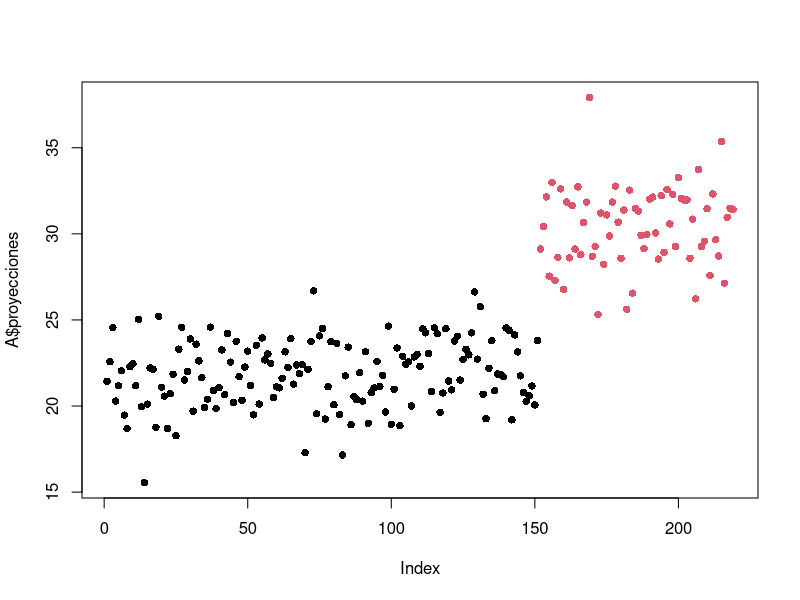

The R source for this figure:
rm(list=ls())

# Cargar la base de datos y la libreria #
library(MASS)
library(palmerpenguins)
datos = as.data.frame(palmerpenguins::penguins)[,-c(2,7,8)]
datos1 = datos[is.na(datos$bill_length_mm)==F, ]
datos2 = datos1[datos1$species!="Gentoo",]
datos2$species = as.factor(as.character(datos2$species))
# Aplicar el LDA que viene de formulazo #
modelo = lda(species~.,datos1)
modelo

#### Expansión limpia del programa para hacer LDA multiclases ####
# Generar la matriz #
X = datos2[,-1]
Y = datos2[,1]

# Armar la base #
CPR = c(40, 11.1, 30.0, 21.4, 10.7, 3.4, 42.0, 31.1, 50, 60.4, 45.7, 17.3)
Temp = c(36.0, 37.2, 36.5, 39.4, 39.6, 40.7, 37.6, 42.2, 38.5, 39.4, 38.6, 42.7)
Label = c('viral', 'viral', 'viral', 'viral', 'viral', 'viral', 'Bacterial', 'Bacterial', 'Bacterial', 'Bacterial', 'Bacterial', 'Bacterial')
datos = data.frame(CPR,Temp,Label)
X = datos[,1:2]
Y = datos[,3]

X = datos1[,-1]
Y = datos1[,1]

X = datos2[,-1]
Y = datos2[,1]
dim(X)

LDA = function(X,Y){
  # Entra la matriz X
  X = as.matrix(X)
  #### Generar la matriz de medias ####
  nc = ncol(X) # Numero P de variables
  clas = unique(Y) # K Clases
  nr = length(clas)  # Cantidad K de clases
  medias = matrix(0,nr,nc) # Matriz de medias vacia
  Sw = matrix(0,nc,nc) # Matriz de varianza Sw vacia
  for(i in 1:nr){
    # Separar los datos por clase #
    mini1 = X[Y==clas[i],] # Subconjunto para la clase k-esima
    # Calcular las medias
    medias[i,] = colMeans(mini1) # Vector de medias K-esimo
    # Calcular las matrices de covarianzas
    Sn = (t(mini1)-medias[i,]) %*% t(t(mini1)-medias[i,]) #Matriz de varianza k-esima
    # Acumuar la varianza
    Sw = Sw + Sn # Matriz de dispersión dentro de la clase
  }
  # Dispersión total de los datos # 
  m = colMeans(X) # Vector de medias global
  St = (t(X)-m) %*% t(t(X)-m)
  # Varianza entre clases de la matriz #
  Sb = St-Sw
  # Armando la matriz de varianzas invertidas
  S =  solve(Sw) %*% Sb
  # Calcular los eigenvalores de la matriz
  A = eigen(S)
  # Varianza explicada con los eigenvalores
  VE = round(100*A$values/sum(A$values),4)
  # Eigenvectores para proyectar los datos en el nuevo espacio de k-1 dimensiones
  DS = (VE>0.0001)
  # Vectores seleccionados
  SV = t(t(A$vectors[,DS]))
  # Crear el vector de proyecciones k-1 dimensional
  Z = X %*% SV
  colnames(Z) = paste0("ND",1:ncol(SV))
  # Comprimir y reportar la salida
  resu = list(varianza = VE,
              coeficientes = SV,
              proyecciones = Z)
}

A = LDA(X,Y)
A$proyecciones
plot(A$proyecciones,
     pch = 16,
     col = Y)





